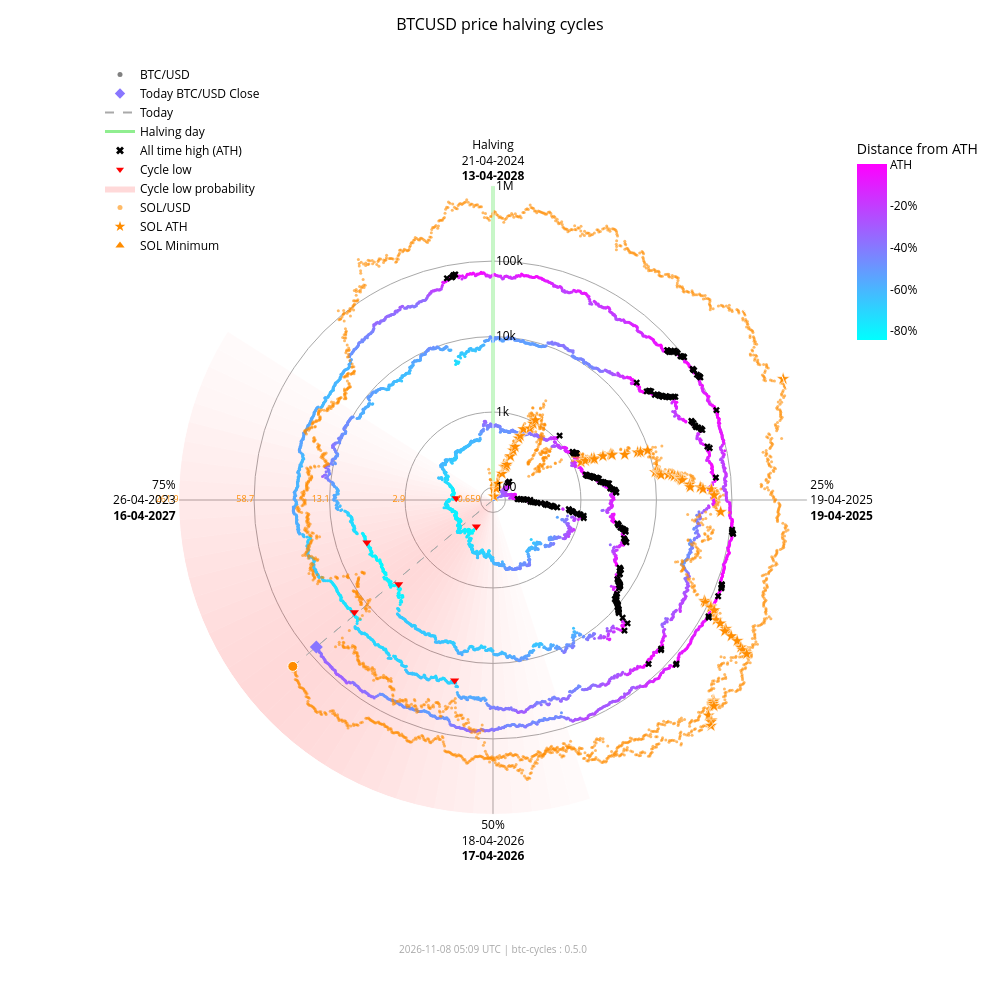

Source (notebook cell):
### Markdown cell above
### Interactive chart with overlay

### Code cell
fig_overlay_interactive = btc.plot(
    kind="interactive",
    from_date="2012-11-28",
    overlay=sol,
)
fig_overlay_interactive.show(config={"scrollZoom": True, "displayModeBar": True})

### Figure 1 — Plotly figure (JSON) as saved in the notebook; plotly's stock layout.template omitted (floating-point values rounded to 4 significant figures; data arrays with more than 128 entries replaced by an {"elided": "..."} marker saying what was removed)
{"data": [{"fill": "toself", "fillcolor": "rgba(255,0,0,0.018306980149439524)", "hoverinfo": "skip", "line": {"width": 0}, "mode": "lines", "r": [68.43, 1000000, 1000000, 68.43, 68.43], "showlegend": false, "theta": [162.0, 162.0, 165.6, 165.6, 162.0], "type": "scatterpolar"}, {"fill": "toself", "fillcolor": "rgba(255,0,0,0.02405911634527998)", "hoverinfo": "skip", "line": {"width": 0}, "mode": "lines", "r": [68.43, 1000000, 1000000, 68.43, 68.43], "showlegend": false, "theta": [165.6, 165.6, 169.2, 169.2, 165.6], "type": "scatterpolar"}, {"fill": "toself", "fillcolor": "rgba(255,0,0,0.030803449372254352)", "hoverinfo": "skip", "line": {"width": 0}, "mode": "lines", "r": [68.43, 1000000, 1000000, 68.43, 68.43], "showlegend": false, "theta": [169.2, 169.2, 172.8, 172.8, 169.2], "type": "scatterpolar"}, {"fill": "toself", "fillcolor": "rgba(255,0,0,0.03847233586005252)", "hoverinfo": "skip", "line": {"width": 0}, "mode": "lines", "r": [68.43, 1000000, 1000000, 68.43, 68.43], "showlegend": false, "theta": [172.8, 172.8, 176.4, 176.4, 172.8], "type": "scatterpolar"}, {"fill": "toself", "fillcolor": "rgba(255,0,0,0.04694405159551339)", "hoverinfo": "skip", "line": {"width": 0}, "mode": "lines", "r": [68.43, 1000000, 1000000, 68.43, 68.43], "showlegend": false, "theta": [176.4, 176.4, 180.0, 180.0, 176.4], "type": "scatterpolar"}, {"fill": "toself", "fillcolor": "rgba(255,0,0,0.05605603979818329)", "hoverinfo": "skip", "line": {"width": 0}, "mode": "lines", "r": [68.43, 1000000, 1000000, 68.43, 68.43], "showlegend": false, "theta": [180.0, 180.0, 183.6, 183.6, 180.0], "type": "scatterpolar"}, {"fill": "toself", "fillcolor": "rgba(255,0,0,0.06562330627802694)", "hoverinfo": "skip", "line": {"width": 0}, "mode": "lines", "r": [68.43, 1000000, 1000000, 68.43, 68.43], "showlegend": false, "theta": [183.6, 183.6, 187.2, 187.2, 183.6], "type": "scatterpolar"}, {"fill": "toself", "fillcolor": "rgba(255,0,0,0.07545707932574237)", "hoverinfo": "skip", "line": {"width": 0}, "mode": "lines", "r": [68.43, 1000000, 1000000, 68.43, 68.43], "showlegend": false, "theta": [187.2, 187.2, 190.8, 190.8, 187.2], "type": "scatterpolar"}, {"fill": "toself", "fillcolor": "rgba(255,0,0,0.08537841060169407)", "hoverinfo": "skip", "line": {"width": 0}, "mode": "lines", "r": [68.43, 1000000, 1000000, 68.43, 68.43], "showlegend": false, "theta": [190.8, 190.8, 194.4, 194.4, 190.8], "type": "scatterpolar"}, {"fill": "toself", "fillcolor": "rgba(255,0,0,0.09522272137134848)", "hoverinfo": "skip", "line": {"width": 0}, "mode": "lines", "r": [68.43, 1000000, 1000000, 68.43, 68.43], "showlegend": false, "theta": [194.4, 194.4, 198.0, 198.0, 194.4], "type": "scatterpolar"}, {"fill": "toself", "fillcolor": "rgba(255,0,0,0.10483418800389058)", "hoverinfo": "skip", "line": {"width": 0}, "mode": "lines", "r": [68.43, 1000000, 1000000, 68.43, 68.43], "showlegend": false, "theta": [198.0, 198.0, 201.6, 201.6, 198.0], "type": "scatterpolar"}, {"fill": "toself", "fillcolor": "rgba(255,0,0,0.11405248627197925)", "hoverinfo": "skip", "line": {"width": 0}, "mode": "lines", "r": [68.43, 1000000, 1000000, 68.43, 68.43], "showlegend": false, "theta": [201.6, 201.6, 205.2, 205.2, 201.6], "type": "scatterpolar"}, {"fill": "toself", "fillcolor": "rgba(255,0,0,0.12269756305009562)", "hoverinfo": "skip", "line": {"width": 0}, "mode": "lines", "r": [68.43, 1000000, 1000000, 68.43, 68.43], "showlegend": false, "theta": [205.2, 205.2, 208.8, 208.8, 205.2], "type": "scatterpolar"}, {"fill": "toself", "fillcolor": "rgba(255,0,0,0.13055959037792858)", "hoverinfo": "skip", "line": {"width": 0}, "mode": "lines", "r": [68.43, 1000000, 1000000, 68.43, 68.43], "showlegend": false, "theta": [208.8, 208.8, 212.4, 212.4, 208.8], "type": "scatterpolar"}, {"fill": "toself", "fillcolor": "rgba(255,0,0,0.13740037014073872)", "hoverinfo": "skip", "line": {"width": 0}, "mode": "lines", "r": [68.43, 1000000, 1000000, 68.43, 68.43], "showlegend": false, "theta": [212.4, 212.4, 216.0, 216.0, 212.4], "type": "scatterpolar"}, {"fill": "toself", "fillcolor": "rgba(255,0,0,0.14296927208088228)", "hoverinfo": "skip", "line": {"width": 0}, "mode": "lines", "r": [68.43, 1000000, 1000000, 68.43, 68.43], "showlegend": false, "theta": [216.0, 216.0, 219.6, 219.6, 216.0], "type": "scatterpolar"}, {"fill": "toself", "fillcolor": "rgba(255,0,0,0.14703219887325494)", "hoverinfo": "skip", "line": {"width": 0}, "mode": "lines", "r": [68.43, 1000000, 1000000, 68.43, 68.43], "showlegend": false, "theta": [219.6, 219.6, 223.2, 223.2, 219.6], "type": "scatterpolar"}, {"fill": "toself", "fillcolor": "rgba(255,0,0,0.14940752827264187)", "hoverinfo": "skip", "line": {"width": 0}, "mode": "lines", "r": [68.43, 1000000, 1000000, 68.43, 68.43], "showlegend": false, "theta": [223.2, 223.2, 226.8, 226.8, 223.2], "type": "scatterpolar"}, {"fill": "toself", "fillcolor": "rgba(255,0,0,0.15)", "hoverinfo": "skip", "line": {"width": 0}, "mode": "lines", "r": [68.43, 1000000, 1000000, 68.43, 68.43], "showlegend": false, "theta": [226.8, 226.8, 230.4, 230.4, 226.8], "type": "scatterpolar"}, {"fill": "toself", "fillcolor": "rgba(255,0,0,0.14882314851976614)", "hoverinfo": "skip", "line": {"width": 0}, "mode": "lines", "r": [68.43, 1000000, 1000000, 68.43, 68.43], "showlegend": false, "theta": [230.4, 230.4, 234.0, 234.0, 230.4], "type": "scatterpolar"}, {"fill": "toself", "fillcolor": "rgba(255,0,0,0.14600334989350275)", "hoverinfo": "skip", "line": {"width": 0}, "mode": "lines", "r": [68.43, 1000000, 1000000, 68.43, 68.43], "showlegend": false, "theta": [234.0, 234.0, 237.6, 237.6, 234.0], "type": "scatterpolar"}, {"fill": "toself", "fillcolor": "rgba(255,0,0,0.14176315293000513)", "hoverinfo": "skip", "line": {"width": 0}, "mode": "lines", "r": [68.43, 1000000, 1000000, 68.43, 68.43], "showlegend": false, "theta": [237.6, 237.6, 241.2, 241.2, 237.6], "type": "scatterpolar"}, {"fill": "toself", "fillcolor": "rgba(255,0,0,0.1363869302869166)", "hoverinfo": "skip", "line": {"width": 0}, "mode": "lines", "r": [68.43, 1000000, 1000000, 68.43, 68.43], "showlegend": false, "theta": [241.2, 241.2, 244.8, 244.8, 241.2], "type": "scatterpolar"}, {"fill": "toself", "fillcolor": "rgba(255,0,0,0.13017643696734477)", "hoverinfo": "skip", "line": {"width": 0}, "mode": "lines", "r": [68.43, 1000000, 1000000, 68.43, 68.43], "showlegend": false, "theta": [244.8, 244.8, 248.4, 248.4, 244.8], "type": "scatterpolar"}, {"fill": "toself", "fillcolor": "rgba(255,0,0,0.1234063302665758)", "hoverinfo": "skip", "line": {"width": 0}, "mode": "lines", "r": [68.43, 1000000, 1000000, 68.43, 68.43], "showlegend": false, "theta": [248.4, 248.4, 252.0, 252.0, 248.4], "type": "scatterpolar"}, {"fill": "toself", "fillcolor": "rgba(255,0,0,0.11628949020714345)", "hoverinfo": "skip", "line": {"width": 0}, "mode": "lines", "r": [68.43, 1000000, 1000000, 68.43, 68.43], "showlegend": false, "theta": [252.0, 252.0, 255.6, 255.6, 252.0], "type": "scatterpolar"}, {"fill": "toself", "fillcolor": "rgba(255,0,0,0.108959277972535)", "hoverinfo": "skip", "line": {"width": 0}, "mode": "lines", "r": [68.43, 1000000, 1000000, 68.43, 68.43], "showlegend": false, "theta": [255.6, 255.6, 259.2, 259.2, 255.6], "type": "scatterpolar"}, {"fill": "toself", "fillcolor": "rgba(255,0,0,0.1014715299920515)", "hoverinfo": "skip", "line": {"width": 0}, "mode": "lines", "r": [68.43, 1000000, 1000000, 68.43, 68.43], "showlegend": false, "theta": [259.2, 259.2, 262.8, 262.8, 259.2], "type": "scatterpolar"}, {"fill": "toself", "fillcolor": "rgba(255,0,0,0.09382430417652897)", "hoverinfo": "skip", "line": {"width": 0}, "mode": "lines", "r": [68.43, 1000000, 1000000, 68.43, 68.43], "showlegend": false, "theta": [262.8, 262.8, 266.4, 266.4, 262.8], "type": "scatterpolar"}, {"fill": "toself", "fillcolor": "rgba(255,0,0,0.08598937207621672)", "hoverinfo": "skip", "line": {"width": 0}, "mode": "lines", "r": [68.43, 1000000, 1000000, 68.43, 68.43], "showlegend": false, "theta": [266.4, 266.4, 270.0, 270.0, 266.4], "type": "scatterpolar"}, {"fill": "toself", "fillcolor": "rgba(255,0,0,0.07794710108398434)", "hoverinfo": "skip", "line": {"width": 0}, "mode": "lines", "r": [68.43, 1000000, 1000000, 68.43, 68.43], "showlegend": false, "theta": [270.0, 270.0, 273.6, 273.6, 270.0], "type": "scatterpolar"}, {"fill": "toself", "fillcolor": "rgba(255,0,0,0.06971614429145927)", "hoverinfo": "skip", "line": {"width": 0}, "mode": "lines", "r": [68.43, 1000000, 1000000, 68.43, 68.43], "showlegend": false, "theta": [273.6, 273.6, 277.2, 277.2, 273.6], "type": "scatterpolar"}, {"fill": "toself", "fillcolor": "rgba(255,0,0,0.061371174705723626)", "hoverinfo": "skip", "line": {"width": 0}, "mode": "lines", "r": [68.43, 1000000, 1000000, 68.43, 68.43], "showlegend": false, "theta": [277.2, 277.2, 280.8, 280.8, 277.2], "type": "scatterpolar"}, {"fill": "toself", "fillcolor": "rgba(255,0,0,0.05304520605236535)", "hoverinfo": "skip", "line": {"width": 0}, "mode": "lines", "r": [68.43, 1000000, 1000000, 68.43, 68.43], "showlegend": false, "theta": [280.8, 280.8, 284.4, 284.4, 280.8], "type": "scatterpolar"}, {"fill": "toself", "fillcolor": "rgba(255,0,0,0.044916938988340704)", "hoverinfo": "skip", "line": {"width": 0}, "mode": "lines", "r": [68.43, 1000000, 1000000, 68.43, 68.43], "showlegend": false, "theta": [284.4, 284.4, 288.0, 288.0, 284.4], "type": "scatterpolar"}, {"fill": "toself", "fillcolor": "rgba(255,0,0,0.0371870550186571)", "hoverinfo": "skip", "line": {"width": 0}, "mode": "lines", "r": [68.43, 1000000, 1000000, 68.43, 68.43], "showlegend": false, "theta": [288.0, 288.0, 291.6, 291.6, 288.0], "type": "scatterpolar"}, {"fill": "toself", "fillcolor": "rgba(255,0,0,0.030049603184432498)", "hoverinfo": "skip", "line": {"width": 0}, "mode": "lines", "r": [68.43, 1000000, 1000000, 68.43, 68.43], "showlegend": false, "theta": [291.6, 291.6, 295.2, 295.2, 291.6], "type": "scatterpolar"}, {"fill": "toself", "fillcolor": "rgba(255,0,0,0.023665126797805223)", "hoverinfo": "skip", "line": {"width": 0}, "mode": "lines", "r": [68.43, 1000000, 1000000, 68.43, 68.43], "showlegend": false, "theta": [295.2, 295.2, 298.8, 298.8, 295.2], "type": "scatterpolar"}, {"fill": "toself", "fillcolor": "rgba(255,0,0,0.018141004067302662)", "hoverinfo": "skip", "line": {"width": 0}, "mode": "lines", "r": [68.43, 1000000, 1000000, 68.43, 68.43], "showlegend": false, "theta": [298.8, 298.8, 302.4, 302.4, 298.8], "type": "scatterpolar"}, {"hoverinfo": "skip", "line": {"color": "darkgrey", "dash": "dash", "width": 1}, "mode": "lines", "r": [68.43, 75750.0], "showlegend": false, "theta": [230.3, 230.3], "type": "scatterpolar"}, {"hoverinfo": "skip", "line": {"color": "darkgrey", "dash": "dash", "width": 1}, "mode": "lines", "r": [68.43, 192200.0], "showlegend": false, "theta": [230.3, 230.3], "type": "scatterpolar"}, {"hoverinfo": "skip", "line": {"color": "lightgreen", "width": 3}, "mode": "lines", "r": [68.43, 1000000], "showlegend": false, "theta": [0, 0], "type": "scatterpolar"}, {"hoverinfo": "text", "marker": {"color": {"elided": "4943 str values"}, "size": 3}, "mode": "markers", "r": {"elided": "4943 float values"}, "showlegend": false, "text": {"elided": "4943 str values"}, "theta": {"elided": "4943 float values"}, "type": "scatterpolar"}, {"hoverinfo": "text", "marker": {"color": "#FF8C00", "opacity": 0.6, "size": 3}, "mode": "markers", "r": {"elided": "2403 float values"}, "showlegend": false, "text": {"elided": "2403 str values"}, "theta": {"elided": "2403 float values"}, "type": "scatterpolar"}, {"hoverinfo": "text", "marker": {"color": "#8976ff", "size": 10, "symbol": "diamond"}, "mode": "markers", "r": [75750.0], "showlegend": false, "text": ["Today<br>Date: 2026-11-07<br>Price: $75,747.58"], "theta": [230.3], "type": "scatterpolar"}, {"hoverinfo": "text", "marker": {"color": "#FF8C00", "line": {"color": "white", "width": 1}, "size": 10, "symbol": "circle"}, "mode": "markers", "r": [192200.0], "showlegend": false, "text": ["Today SOL<br>Date: 2026-11-07<br>Price: $89.67"], "theta": [230.3], "type": "scatterpolar"}, {"hoverinfo": "text", "marker": {"color": "#FF8C00", "line": {"color": "white", "width": 0.5}, "size": 10, "symbol": "star"}, "mode": "markers", "r": [68.43, 76.69, 98.28, 115.1, 160.2, 199.2, 200.3, 203.8, 217.3, 287.8, 349.8, 397.3, 523.3, 573.2, 718.1, 798.5, 948.0, 1078.0, 1271.0, 1461.0, 1785.0, 1908.0, 1917.0, 2530.0, 3215.0, 3302.0, 3322.0, 4795.0, 7121.0, 7760.0, 9679.0, 10370.0, 11210.0, 11600.0, 11830.0, 12190.0, 15220.0, 16990.0, 18090.0, 20010.0, 20730.0, 21720.0, 21920.0, 22700.0, 28100.0, 28410.0, 38550.0, 41750.0, 54000.0, 58230.0, 71670.0, 86520.0, 90770.0, 111800.0, 112400.0, 128500.0, 155700.0, 182600.0, 229400.0, 231200.0, 295100.0, 371400.0, 451600.0, 493500.0, 583700.0, 612100.0, 618900.0, 644000.0, 686600.0, 744100.0, 879500.0, 907500.0, 980900.0, 1000000.0], "showlegend": false, "text": ["SOL ATH<br>Date: 2020-04-10<br>Price: $0.95", "SOL ATH<br>Date: 2020-07-12<br>Price: $1.02", "SOL ATH<br>Date: 2020-07-13<br>Price: $1.18", "SOL ATH<br>Date: 2020-07-15<br>Price: $1.29", "SOL ATH<br>Date: 2020-07-26<br>Price: $1.57", "SOL ATH<br>Date: 2020-07-27<br>Price: $1.78", "SOL ATH<br>Date: 2020-07-28<br>Price: $1.78", "SOL ATH<br>Date: 2020-08-03<br>Price: $1.80", "SOL ATH<br>Date: 2020-08-04<br>Price: $1.87", "SOL ATH<br>Date: 2020-08-06<br>Price: $2.21", "SOL ATH<br>Date: 2020-08-08<br>Price: $2.47", "SOL ATH<br>Date: 2020-08-09<br>Price: $2.67", "SOL ATH<br>Date: 2020-08-10<br>Price: $3.13", "SOL ATH<br>Date: 2020-08-11<br>Price: $3.30", "SOL ATH<br>Date: 2020-08-12<br>Price: $3.77", "SOL ATH<br>Date: 2020-08-28<br>Price: $4.01", "SOL ATH<br>Date: 2020-08-30<br>Price: $4.44", "SOL ATH<br>Date: 2020-08-31<br>Price: $4.78", "SOL ATH<br>Date: 2021-02-02<br>Price: $5.27", "SOL ATH<br>Date: 2021-02-03<br>Price: $5.72", "SOL ATH<br>Date: 2021-02-04<br>Price: $6.43", "SOL ATH<br>Date: 2021-02-05<br>Price: $6.68", "SOL ATH<br>Date: 2021-02-07<br>Price: $6.70", "SOL ATH<br>Date: 2021-02-08<br>Price: $7.88", "SOL ATH<br>Date: 2021-02-10<br>Price: $9.07", "SOL ATH<br>Date: 2021-02-11<br>Price: $9.22", "SOL ATH<br>Date: 2021-02-12<br>Price: $9.25", "SOL ATH<br>Date: 2021-02-19<br>Price: $11.47", "SOL ATH<br>Date: 2021-02-22<br>Price: $14.45", "SOL ATH<br>Date: 2021-02-23<br>Price: $15.20", "SOL ATH<br>Date: 2021-02-24<br>Price: $17.30", "SOL ATH<br>Date: 2021-03-28<br>Price: $18.02", "SOL ATH<br>Date: 2021-03-29<br>Price: $18.85", "SOL ATH<br>Date: 2021-03-30<br>Price: $19.23", "SOL ATH<br>Date: 2021-03-31<br>Price: $19.47", "SOL ATH<br>Date: 2021-04-02<br>Price: $19.81", "SOL ATH<br>Date: 2021-04-03<br>Price: $22.55", "SOL ATH<br>Date: 2021-04-04<br>Price: $24.06", "SOL ATH<br>Date: 2021-04-06<br>Price: $24.96", "SOL ATH<br>Date: 2021-04-07<br>Price: $26.48", "SOL ATH<br>Date: 2021-04-08<br>Price: $27.03", "SOL ATH<br>Date: 2021-04-09<br>Price: $27.78", "SOL ATH<br>Date: 2021-04-11<br>Price: $27.93", "SOL ATH<br>Date: 2021-04-12<br>Price: $28.51", "SOL ATH<br>Date: 2021-04-18<br>Price: $32.30", "SOL ATH<br>Date: 2021-04-21<br>Price: $32.51", "SOL ATH<br>Date: 2021-04-22<br>Price: $38.88", "SOL ATH<br>Date: 2021-04-24<br>Price: $40.74", "SOL ATH<br>Date: 2021-04-25<br>Price: $47.37", "SOL ATH<br>Date: 2021-05-01<br>Price: $49.51", "SOL ATH<br>Date: 2021-05-18<br>Price: $55.91", "SOL ATH<br>Date: 2021-08-16<br>Price: $62.43", "SOL ATH<br>Date: 2021-08-17<br>Price: $64.21", "SOL ATH<br>Date: 2021-08-18<br>Price: $72.54", "SOL ATH<br>Date: 2021-08-19<br>Price: $72.76", "SOL ATH<br>Date: 2021-08-20<br>Price: $78.72", "SOL ATH<br>Date: 2021-08-27<br>Price: $88.09", "SOL ATH<br>Date: 2021-08-28<br>Price: $96.70", "SOL ATH<br>Date: 2021-08-30<br>Price: $110.54", "SOL ATH<br>Date: 2021-09-01<br>Price: $111.03", "SOL ATH<br>Date: 2021-09-02<br>Price: $128.10", "SOL ATH<br>Date: 2021-09-03<br>Price: $146.58", "SOL ATH<br>Date: 2021-09-06<br>Price: $164.38", "SOL ATH<br>Date: 2021-09-07<br>Price: $173.15", "SOL ATH<br>Date: 2021-09-08<br>Price: $191.04", "SOL ATH<br>Date: 2021-10-22<br>Price: $196.43", "SOL ATH<br>Date: 2021-10-23<br>Price: $197.70", "SOL ATH<br>Date: 2021-10-24<br>Price: $202.36", "SOL ATH<br>Date: 2021-10-25<br>Price: $210.10", "SOL ATH<br>Date: 2021-11-02<br>Price: $220.24", "SOL ATH<br>Date: 2021-11-03<br>Price: $242.90", "SOL ATH<br>Date: 2021-11-04<br>Price: $247.39", "SOL ATH<br>Date: 2021-11-06<br>Price: $258.93", "SOL ATH<br>Date: 2025-01-18<br>Price: $261.87"], "theta": [352.0, 15.5, 15.75, 16.25, 19.0, 19.25, 19.5, 21.0, 21.25, 21.75, 22.25, 22.5, 22.75, 23.0, 23.25, 27.25, 27.75, 28.0, 66.75, 67.0, 67.25, 67.5, 68.0, 68.25, 68.75, 69.0, 69.25, 71.0, 71.75, 72.0, 72.25, 80.25, 80.5, 80.75, 81.0, 81.5, 81.75, 82.0, 82.5, 82.75, 83.0, 83.25, 83.75, 84.0, 85.5, 86.25, 86.5, 87.0, 87.25, 88.75, 93.0, 115.5, 115.8, 116.0, 116.2, 116.5, 118.2, 118.5, 119.0, 119.5, 119.8, 120.0, 120.7, 121.0, 121.3, 132.2, 132.5, 132.8, 133.0, 135.0, 135.2, 135.5, 136.0, 67.35], "type": "scatterpolar"}, {"hoverinfo": "text", "marker": {"color": "#FF8C00", "line": {"color": "white", "width": 0.5}, "size": 10, "symbol": "triangle-up"}, "mode": "markers", "r": [68.43], "showlegend": false, "text": ["SOL Minimum<br>Date: 2020-05-11<br>Price: $0.52"], "theta": [0.0], "type": "scatterpolar"}, {"hoverinfo": "text", "marker": {"color": "black", "size": 6, "symbol": "x"}, "mode": "markers", "r": {"elided": "182 float values"}, "showlegend": false, "text": {"elided": "182 str values"}, "theta": {"elided": "182 float values"}, "type": "scatterpolar"}, {"hoverinfo": "text", "marker": {"color": "red", "size": 8, "symbol": "triangle-down"}, "mode": "markers", "r": [178.1, 210.5, 3237.0, 3961.0, 19020.0, 15790.0], "showlegend": false, "text": ["Cycle Low<br>Date: 2015-01-14<br>Price: $178.10<br>ATH distance: -84.5%", "Cycle Low<br>Date: 2015-08-24<br>Price: $210.49<br>ATH distance: -81.7%", "Cycle Low<br>Date: 2018-12-15<br>Price: $3,236.76<br>ATH distance: -83.4%", "Cycle Low<br>Date: 2019-03-15<br>Price: $3,960.91<br>ATH distance: -79.7%", "Cycle Low<br>Date: 2022-06-18<br>Price: $19,017.64<br>ATH distance: -71.9%", "Cycle Low<br>Date: 2022-11-21<br>Price: $15,787.28<br>ATH distance: -76.6%"], "theta": [212.1, 272.7, 228.3, 251.4, 192.0, 231.0], "type": "scatterpolar"}, {"marker": {"color": "grey", "size": 5}, "mode": "markers", "name": "BTC/USD", "r": [null], "theta": [null], "type": "scatterpolar"}, {"marker": {"color": "#8976ff", "size": 8, "symbol": "diamond"}, "mode": "markers", "name": "Today BTC/USD Close", "r": [null], "theta": [null], "type": "scatterpolar"}, {"line": {"color": "darkgrey", "dash": "dash"}, "mode": "lines", "name": "Today", "r": [null], "theta": [null], "type": "scatterpolar"}, {"line": {"color": "lightgreen", "width": 3}, "mode": "lines", "name": "Halving day", "r": [null], "theta": [null], "type": "scatterpolar"}, {"marker": {"color": "black", "size": 7, "symbol": "x"}, "mode": "markers", "name": "All time high (ATH)", "r": [null], "theta": [null], "type": "scatterpolar"}, {"marker": {"color": "red", "size": 7, "symbol": "triangle-down"}, "mode": "markers", "name": "Cycle low", "r": [null], "theta": [null], "type": "scatterpolar"}, {"fill": "toself", "fillcolor": "rgba(255,0,0,0.15)", "line": {"width": 0}, "mode": "lines", "name": "Cycle low probability", "r": [null], "theta": [null], "type": "scatterpolar"}, {"marker": {"color": "#FF8C00", "opacity": 0.6, "size": 5}, "mode": "markers", "name": "SOL/USD", "r": [null], "theta": [null], "type": "scatterpolar"}, {"marker": {"color": "#FF8C00", "size": 8, "symbol": "star"}, "mode": "markers", "name": "SOL ATH", "r": [null], "theta": [null], "type": "scatterpolar"}, {"marker": {"color": "#FF8C00", "size": 8, "symbol": "triangle-up"}, "mode": "markers", "name": "SOL Minimum", "r": [null], "theta": [null], "type": "scatterpolar"}, {"hoverinfo": "skip", "marker": {"cmax": 0, "cmin": -0.8453, "color": [0], "colorbar": {"len": 0.25, "ticktext": ["ATH", "-20%", "-40%", "-60%", "-80%", "-100%"], "tickvals": [0, -0.2, -0.4, -0.6, -0.8, -1.0], "title": {"text": "Distance from ATH"}, "x": 0.95, "y": 0.92, "yanchor": "top"}, "colorscale": {"elided": "256x2 mixed values"}, "showscale": true, "size": 0}, "mode": "markers", "r": [null], "showlegend": false, "theta": [null], "type": "scatterpolar"}, {"hoverinfo": "skip", "mode": "text", "r": [100, 1000, 10000, 100000, 1000000], "showlegend": false, "text": ["0.659", "2.9", "13.1", "58.7", "261.9"], "textfont": {"color": "#FF8C00", "size": 9}, "textposition": "middle left", "theta": [270, 270, 270, 270, 270], "type": "scatterpolar"}], "layout": {"annotations": [{"font": {"color": "darkgrey", "size": 10}, "showarrow": false, "text": "2026-11-08 05:09 UTC | btc-cycles : 0.5.0", "x": 0.5, "xref": "paper", "y": -0.02, "yref": "paper"}], "font": {"color": "black"}, "height": 1000, "legend": {"bgcolor": "rgba(0,0,0,0)", "font": {"color": "black"}, "x": 0.0, "y": 1.0}, "margin": {"b": 60, "l": 100, "r": 80, "t": 60}, "paper_bgcolor": "white", "plot_bgcolor": "white", "polar": {"angularaxis": {"color": "black", "direction": "clockwise", "gridcolor": "darkgrey", "rotation": 90, "ticktext": ["Halving<br>21-04-2024<br><b>13-04-2028</b>", "25%<br>19-04-2025<br><b>19-04-2025</b>", "50%<br>18-04-2026<br><b>17-04-2026</b>", "75%<br>26-04-2023<br><b>16-04-2027</b>"], "tickvals": [0, 90, 180, 270]}, "bgcolor": "white", "domain": {"x": [0.1, 0.9], "y": [0.05, 0.95]}, "radialaxis": {"angle": 90, "color": "black", "gridcolor": "darkgrey", "range": [1.835, 6.0], "tickangle": 90, "ticktext": ["100", "1k", "10k", "100k", "1M"], "tickvals": [100, 1000, 10000, 100000, 1000000], "type": "log"}}, "title": {"font": {"color": "black", "size": 16}, "text": "BTCUSD price halving cycles", "x": 0.5}, "width": 1000}}
